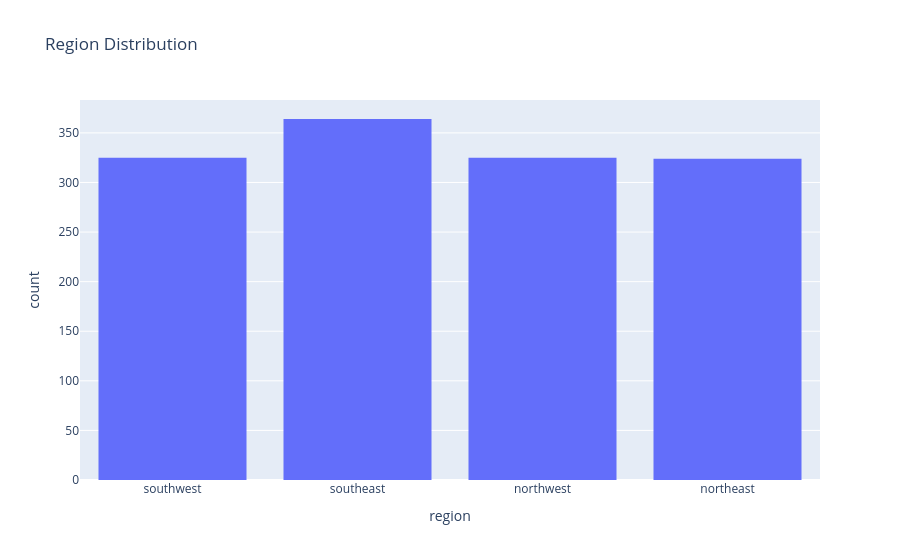

Here is the notebook cell this chart was saved with:
### Markdown cell above
#### Region distribution

### Code cell
px.histogram(medical_df, x='region', title='Region Distribution')

### Figure 1 — Plotly figure (JSON) as saved in the notebook; plotly's stock layout.template omitted (floating-point values rounded to 4 significant figures; data arrays with more than 128 entries replaced by an {"elided": "..."} marker saying what was removed)
{"data": [{"bingroup": "x", "hovertemplate": "region=%{x}<br>count=%{y}<extra></extra>", "legendgroup": "", "marker": {"color": "#636efa", "pattern": {"shape": ""}}, "name": "", "orientation": "v", "showlegend": false, "type": "histogram", "x": {"elided": "1338 str values"}, "xaxis": "x", "yaxis": "y"}], "layout": {"barmode": "relative", "legend": {"tracegroupgap": 0}, "title": {"text": "Region Distribution"}, "xaxis": {"anchor": "y", "domain": [0, 1], "title": {"text": "region"}}, "yaxis": {"anchor": "x", "domain": [0, 1], "title": {"text": "count"}}}}
